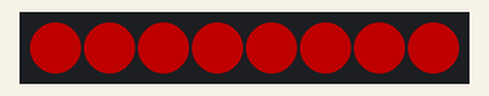
Simulated run of this sketch. Board: ESP32. Shown: 8 RGB LEDs in strip order, left to right. Dim RGB values are drawn brighter than linear.

Above: at 0.1 s.
At 1.1 s:
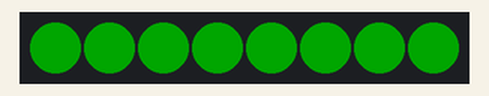
At 2.1 s:
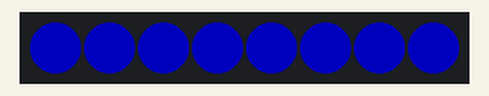
At 3.1 s:
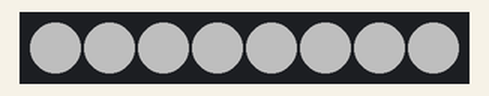
At 4.1 s:
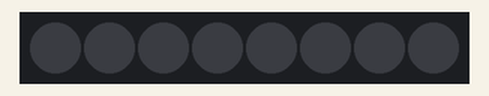
Timing chart, 0 to 40.0 s (numbered marks = the images above):
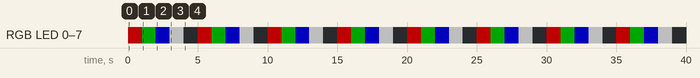

Measured:
- by itself, RGB LED 0–7: repeats every 5.0 s: RGB(0, 40, 0) 1.0 s, RGB(0, 0, 80) 1.0 s, RGB(80, 80, 80) 1.0 s, off 1.0 s, RGB(80, 0, 0) 1.0 s
- by itself, everything shown: repeats every 5.0 s, in 5 steps
- what the display in image 1 shows lasts 1.0 s, from 1.0 s to 2.0 s

The sketch:

WS2812B_3V3_Direct_Drive.ino
```cpp
#include <FastLED.h>

#define DATA_PIN    5
#define NUM_LEDS    8
#define BRIGHTNESS  80
#define LED_TYPE    WS2812B
#define COLOR_ORDER GRB

CRGB leds[NUM_LEDS];

void setup() {
  FastLED.addLeds<LED_TYPE, DATA_PIN, COLOR_ORDER>(leds, NUM_LEDS);
  FastLED.setBrightness(BRIGHTNESS);
  FastLED.clear(true);
}

void loop() {
  fill_solid(leds, NUM_LEDS, CRGB::Red);
  FastLED.show();
  delay(1000);

  fill_solid(leds, NUM_LEDS, CRGB::Green);
  FastLED.show();
  delay(1000);

  fill_solid(leds, NUM_LEDS, CRGB::Blue);
  FastLED.show();
  delay(1000);

  fill_solid(leds, NUM_LEDS, CRGB::White);
  FastLED.show();
  delay(1000);

  FastLED.clear(true);
  delay(1000);
}
```
